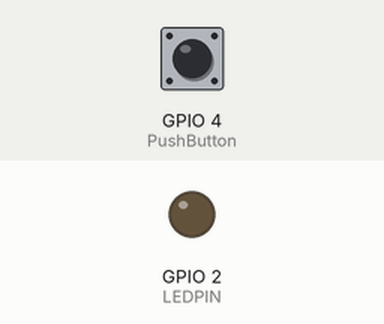
This sketch was run on a simulated ESP32. On the bench: output pins drawn as LEDs (lit = HIGH). The inputs (shaded band) are chosen by the test bench; at power-on: GPIO 4 (PushButton) LOW.

Above: at 1.2 s.
1.3 s: GPIO 4 (PushButton) pulled HIGH for 0.15 s
At 1.37 s:
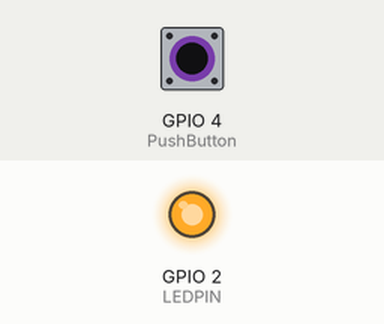
2.9 s: GPIO 4 (PushButton) pulled HIGH for 3.2 s
At 7.2 s:
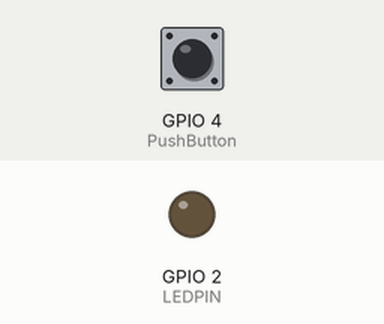
Timing chart, 0 to 8.7 s (numbered marks = the images above; inputs shaded):
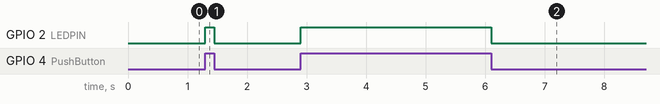

Measured:
- after the input at 1.3 s, GPIO 2 (LEDPIN): LOW → HIGH at once, → LOW 0.15 s later
- after the input at 2.9 s, GPIO 2 (LEDPIN): LOW → HIGH at once, → LOW 3.2 s later

The sketch:

BUTTON_LED.ino
```cpp
// We assigned a name LED pin to pin number 2
const int LEDPIN = 2;
// this will assign the name PushButton to pin numer 4
const int PushButton = 4;
// This Setup function is used to initialize everything
void setup()
{
// This statement will declare pin 2 as digital output
pinMode(LEDPIN, OUTPUT);
// This statement will declare pin 4 as digital input
pinMode(PushButton, INPUT_PULLDOWN);
}

void loop()

{
// digitalRead function stores the Push button state
// in variable push_button_state
int Push_button_state = digitalRead(PushButton);
// if condition checks if push button is pressed
// if pressed LED will turn on otherwise remain off
if ( Push_button_state == HIGH )
{
digitalWrite(LEDPIN, HIGH);
}
else
{
digitalWrite(LEDPIN, LOW);
}
}
```
